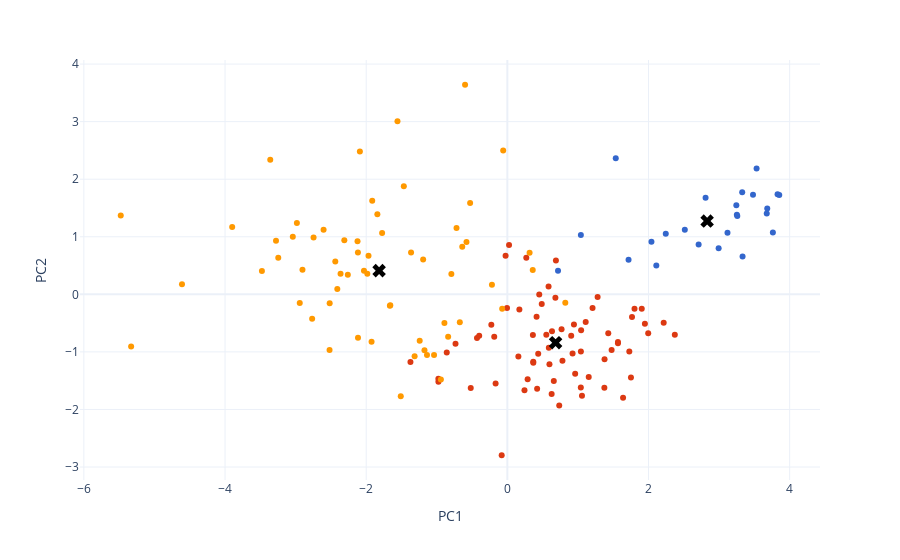

Notebook code cell kept with this figure:
### Code cell
# Calcul des centroïdes des clusters à partir des moyennes de GMM
gmm_centroids = pd.DataFrame(centroids, columns=df_numeric.columns)  # Moyennes des clusters

# Appliquer la transformation PCA sur les centroïdes
centroids_pca_gmm = pca.transform(gmm_centroids)

# Créer un DataFrame pour les centroïdes projetés
centroids_pca_gmm_df = pd.DataFrame(centroids_pca_gmm, columns=['PC1', 'PC2'])
centroids_pca_gmm_df['cluster'] = range(n_clusters)  # Ajouter les étiquettes des clusters

t.add_centroids(fig, centroids_pca_gmm_df)

### Figure 1 — Plotly figure (JSON) as saved in the notebook; plotly's stock layout.template omitted (floating-point values rounded to 4 significant figures)
{"data": [{"hovertemplate": "<b>%{hovertext}</b><br><br>cluster=2<br>PC1=%{x}<br>PC2=%{y}<extra></extra>", "hovertext": ["Finland", "Denmark", "Switzerland", "Iceland", "Norway", "Netherlands", "Sweden", "New Zealand", "Austria", "Luxembourg", "Canada", "Australia", "United Kingdom", "Ireland", "Germany", "United States", "United Arab Emirates", "Malta", "Singapore", "Uzbekistan", "Bahrain", "Thailand", "Hong Kong S.A.R. of China", "Malaysia"], "legendgroup": "2", "marker": {"color": "#3366CC", "symbol": "circle"}, "mode": "markers", "name": "2", "orientation": "v", "showlegend": true, "type": "scatter", "x": [3.762, 3.852, 3.675, 3.119, 3.828, 3.327, 3.48, 3.531, 2.993, 3.332, 3.252, 3.244, 2.808, 3.258, 2.71, 2.111, 2.245, 2.514, 3.682, 1.536, 1.717, 1.041, 2.042, 0.7178], "xaxis": "x", "y": [1.075, 1.726, 1.404, 1.068, 1.74, 1.774, 1.731, 2.188, 0.8003, 0.6568, 1.384, 1.549, 1.679, 1.362, 0.8668, 0.502, 1.05, 1.122, 1.49, 2.363, 0.6012, 1.031, 0.9121, 0.4088], "yaxis": "y"}, {"hovertemplate": "<b>%{hovertext}</b><br><br>cluster=0<br>PC1=%{x}<br>PC2=%{y}<extra></extra>", "hovertext": ["Israel", "Costa Rica", "Czech Republic", "Belgium", "France", "Mexico", "Taiwan Province of China", "Uruguay", "Saudi Arabia", "Spain", "Guatemala", "Italy", "Brazil", "Slovenia", "El Salvador", "Panama", "Slovakia", "Chile", "Lithuania", "Trinidad and Tobago", "Poland", "Colombia", "Cyprus", "Nicaragua", "Romania", "Kuwait", "Mauritius", "Kazakhstan", "Estonia", "Philippines", "Hungary", "Argentina", "Honduras", "Latvia", "Ecuador", "Portugal", "Jamaica", "South Korea", "Japan", "Peru", "Serbia", "Bolivia", "Paraguay", "Dominican Republic", "Bosnia and Herzegovina", "Moldova", "Tajikistan", "Montenegro", "Russia", "Kyrgyzstan", "Belarus", "North Cyprus", "Greece", "Croatia", "Libya", "Vietnam", "Azerbaijan", "Macedonia", "Turkey", "China", "Bulgaria", "Venezuela", "Algeria", "Lebanon", "Armenia", "Jordan", "Ukraine", "Palestinian Territories"], "legendgroup": "0", "marker": {"color": "#DC3912", "symbol": "circle"}, "mode": "markers", "name": "0", "orientation": "v", "showlegend": true, "type": "scatter", "x": [1.904, 1.949, 1.639, 2.215, 2.373, 1.042, 1.567, 1.801, 1.567, 1.728, 0.5839, 1.153, 0.9045, 1.996, 0.4141, 1.377, 1.041, 0.9237, 1.057, 0.9434, 1.477, 0.7807, 1.11, 0.688, 0.6579, 1.43, 1.207, 1.045, 1.766, 0.4518, 0.7349, 0.9606, 0.2682, 0.6275, 0.6324, 1.374, 0.5876, 0.5963, 1.751, 0.3674, 0.4371, -0.004597, 0.6807, 0.768, -0.2271, -0.4303, -0.02508, 0.1562, 0.2873, 0.02402, 0.3668, 1.279, -0.08039, 0.4219, 0.1702, 0.4871, 0.3618, -0.1859, -0.1665, 0.552, 0.2425, -0.5188, -0.9767, -0.9776, -0.7345, -0.3989, -0.8588, -1.373], "xaxis": "x", "y": [-0.2496, -0.5097, -1.797, -0.4926, -0.7005, -0.9931, -0.8485, -0.2505, -0.8285, -0.9923, 0.1376, -1.437, -0.7185, -0.6769, -0.3909, -1.127, -1.62, -1.028, -1.761, -0.5249, -0.9694, -1.155, -0.4829, 0.5858, -1.506, -0.6765, -0.2387, -0.6239, -0.392, -0.002693, -1.932, -1.382, 0.6347, -1.73, -0.6414, -1.624, -0.9289, -1.216, -1.446, -1.188, -1.034, -0.2374, -0.06147, -0.6072, -0.528, -0.7595, 0.6716, -1.08, -1.477, 0.8559, -1.173, -0.04557, -2.796, -1.642, -0.2635, -0.1682, -0.708, -0.7368, -1.551, -0.7037, -1.666, -1.627, -1.519, -1.468, -0.8589, -0.7214, -1.01, -1.176], "yaxis": "y"}, {"hovertemplate": "<b>%{hovertext}</b><br><br>cluster=1<br>PC1=%{x}<br>PC2=%{y}<extra></extra>", "hovertext": ["Kosovo", "Pakistan", "Mongolia", "Indonesia", "Ivory Coast", "Benin", "Maldives", "Congo (Brazzaville)", "Ghana", "Nepal", "Turkmenistan", "Morocco", "Cameroon", "Senegal", "Guinea", "Niger", "Laos", "Albania", "Cambodia", "Bangladesh", "Gabon", "South Africa", "Iraq", "Burkina Faso", "Gambia", "Mali", "Nigeria", "Georgia", "Iran", "Mozambique", "Kenya", "Namibia", "Liberia", "Uganda", "Chad", "Tunisia", "Mauritania", "Sri Lanka", "Congo (Kinshasa)", "Swaziland", "Myanmar", "Comoros", "Togo", "Ethiopia", "Madagascar", "Egypt", "Sierra Leone", "Burundi", "Zambia", "Haiti", "Lesotho", "India", "Malawi", "Yemen", "Botswana", "Tanzania", "Central African Republic", "Rwanda", "Zimbabwe", "South Sudan", "Afghanistan"], "legendgroup": "1", "marker": {"color": "#FF9900", "symbol": "circle"}, "mode": "markers", "name": "1", "orientation": "v", "showlegend": true, "type": "scatter", "x": [0.3149, -1.193, -0.07343, -0.05897, -2.26, -2.746, 0.8208, -1.664, -1.364, -0.7204, 0.3596, -1.174, -1.984, -1.659, -2.31, -2.604, -0.5278, -0.6737, -0.5793, -0.6391, -0.9422, -0.8389, -1.242, -2.363, -2.089, -2.409, -2.032, -0.8918, -0.7934, -1.842, -1.467, -1.039, -2.438, -2.117, -3.478, -1.51, -2.116, -0.2184, -3.04, -1.924, -0.5994, -2.903, -3.246, -1.967, -2.941, -1.314, -3.278, -3.899, -2.123, -3.359, -2.766, -1.774, -2.982, -2.519, -1.139, -1.915, -5.478, -1.557, -2.518, -4.61, -5.331], "xaxis": "x", "y": [0.7216, 0.6065, -0.2515, 2.499, 0.3385, 0.9886, -0.1469, -0.1978, 0.7251, 1.151, 0.421, -0.9718, 0.3553, -0.1905, 0.9411, 1.122, 1.586, -0.4848, 0.911, 0.8246, -1.478, -0.7356, -0.8079, 0.3594, 2.482, 0.09111, 0.4109, -0.5002, 0.351, 1.392, 1.876, -1.055, 0.5708, 0.7281, 0.4057, -1.77, -0.7561, 0.1665, 1.002, -0.8238, 3.641, 0.4255, 0.6337, 0.6719, -0.1515, -1.076, 0.929, 1.168, 0.923, 2.338, -0.4264, 1.064, 1.239, -0.9661, -1.056, 1.626, 1.369, 3.007, -0.1554, 0.1766, -0.9055], "yaxis": "y"}, {"marker": {"color": "black", "size": 12, "symbol": "x"}, "mode": "markers", "name": "Centroïdes", "type": "scatter", "x": [0.6833, -1.817, 2.83], "y": [-0.8402, 0.4111, 1.272]}], "layout": {"legend": {"title": {"text": "cluster"}, "tracegroupgap": 0}, "margin": {"t": 60}, "showlegend": false, "xaxis": {"anchor": "y", "domain": [0, 1], "title": {"text": "PC1"}}, "yaxis": {"anchor": "x", "domain": [0, 1], "title": {"text": "PC2"}}}}
